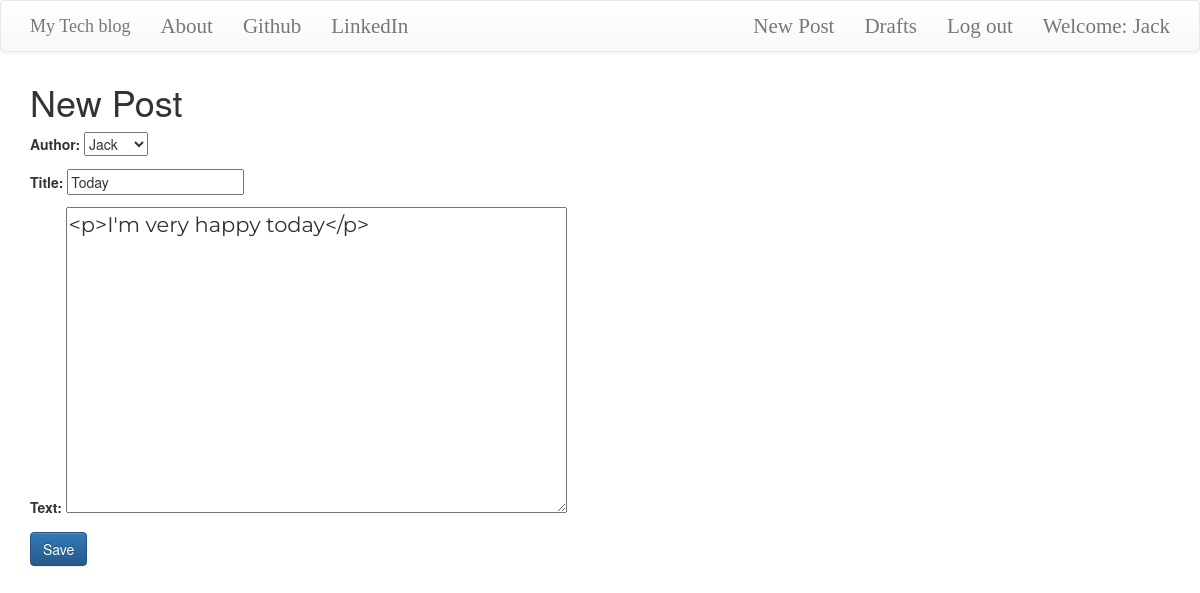
The app's page /post/5/edit/ (signed in) with its own data.
### blog/models.py (models this page shows, shortened)
class Post(models.Model):
    author = models.ForeignKey('auth.User')
    title = models.CharField(max_length = 256)
    text = models.TextField()
    created_date = models.DateTimeField(default = timezone.now())
    published_date = models.DateTimeField(blank = True, null = True)

### blog/views.py (the view)
# urls.py: url(r'^post/(?P<pk>\d+)/edit/$', views.postUpdateView.as_view(), name = 'post_edit'),
class postUpdateView(LoginRequiredMixin, UpdateView):
    login_url = '/login/'
    redirect_field_name = 'blog/post_detail.html'
    form_class = PostForm
    model = Post

### blog/forms.py
class PostForm(forms.ModelForm):
    class Meta():
        model = Post
        fields = ('author', 'title', 'text')
        widgets = {
            'title':forms.TextInput(attrs =  {'class':'textinputclass'}),
            'text':forms.Textarea(attrs = {'class':'editable medium-editor-textarea postcontent'}),
        }

### blog/templates/blog/post_form.html (shortened to what this page needs)
{% extends "blog/base.html" %}
{% block content %}
  <h1>New Post</h1>
  <form class="post-form" method="POST">
    {{form.as_p}}
    <button type="submit" class = "save btn btn-primary">Save</button>
  </form>
{% endblock %}

### blog/templates/blog/base.html (shortened to what this page needs)
<!DOCTYPE html>
{% load staticfiles %}
<html>
    <head>
        <link rel="stylesheet" href="https://maxcdn.bootstrapcdn.com/bootstrap/3.3.7/css/bootstrap.min.css">
        <link rel="stylesheet" href="https://maxcdn.bootstrapcdn.com/bootstrap/3.3.7/css/bootstrap-theme.min.css">
        <link rel="stylesheet" href="//cdn.jsdelivr.net/medium-editor/latest/css/medium-editor.min.css" type="text/css" media="screen" charset="utf-8">
        <link rel="stylesheet" href="{% static 'css/blog.css' %}">
<body class='loader'>
  <nav class="navbar navbar-default techfont custom-navbar">
    <div class="container">
      <ul class="nav navbar-nav">
        <li><a class='navbar-brand bigbrand' href="{% url 'post_list' %}">My Tech blog</a></li>
        <li><a href="{% url 'about'%}">About</a></li>
        <li><a href="https://www.github.com">Github</a></li>
        <li><a href="https://www.linkedin.com">LinkedIn</a></li>
      </ul>
      <ul class="nav navbar-nav navbar-right">
        {% if user.is_authenticated %}
        <li>
          <a href="{% url 'post_new' %}" >New Post</a>
        </li>
        <li>
          <a href="{% url 'post_draft_list' %}">Drafts</a>
        </li>
        <li>
          <a href="{% url 'logout' %}" >Log out</a>
        </li>
        <li>
          <a >Welcome: {{ user.username }}</a>
        </li>
          {% else %}
          <li><a class='nav navbar-right' href="{% url 'login' %}" ><span class="glyphicon glyphicon-user"></span></a></li>
        {% endif %}
      </ul>
  </div>
</nav>
        <div class="content container">
            <div class="row">
                <div class="col-md-8">
                  <div class="blog_posts">
                    {% block content %}
                    {% endblock %}
                  </div>
                </div>
            </div>
        </div>
</body>
</html>

### blog/static/css/blog.css (style rules this page uses)
.techfont { font-family: 'Bellefair', serif; font-size: 1.5em; margin-bottom: 10px; }
.bigbrand { font-size: :1.5em; }
.postcontent { font-family: 'Montserrat'; font-size: 1.5em; }
.loader { filter:hue-rotate(0deg); color:linear-gradient(45deg,#0f8,#08f); animation:hue 10000ms infinite linear; }

### records on screen
Post: author "Jack", title "Today", text "<p>I'm very happy today</p>"

### other values on screen
{{ user.username }} "Jack"
